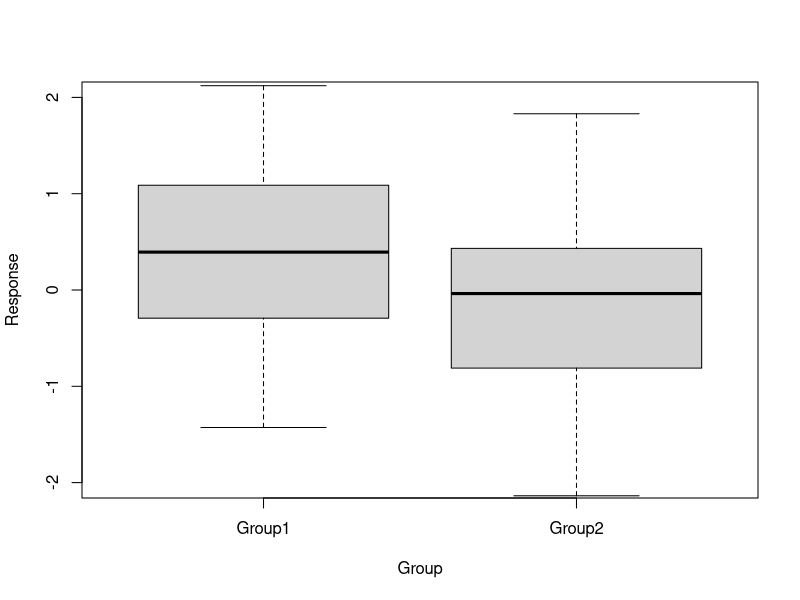
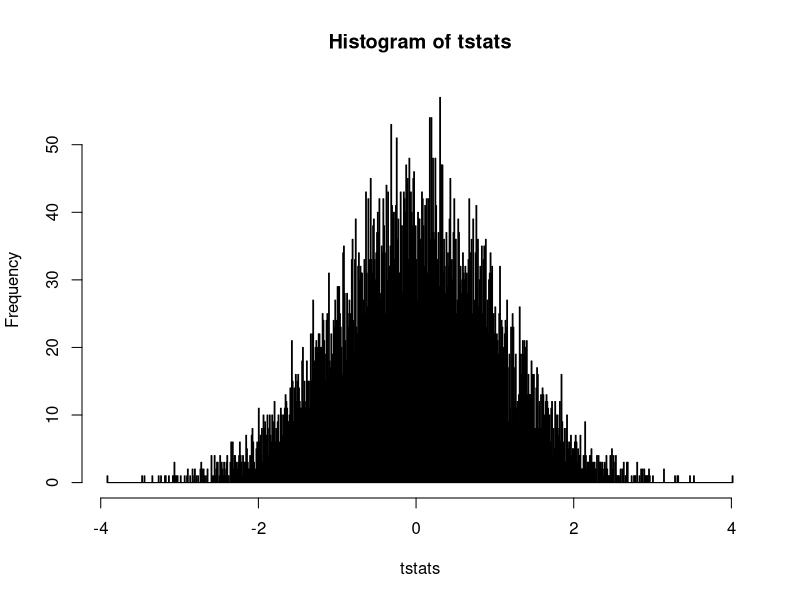
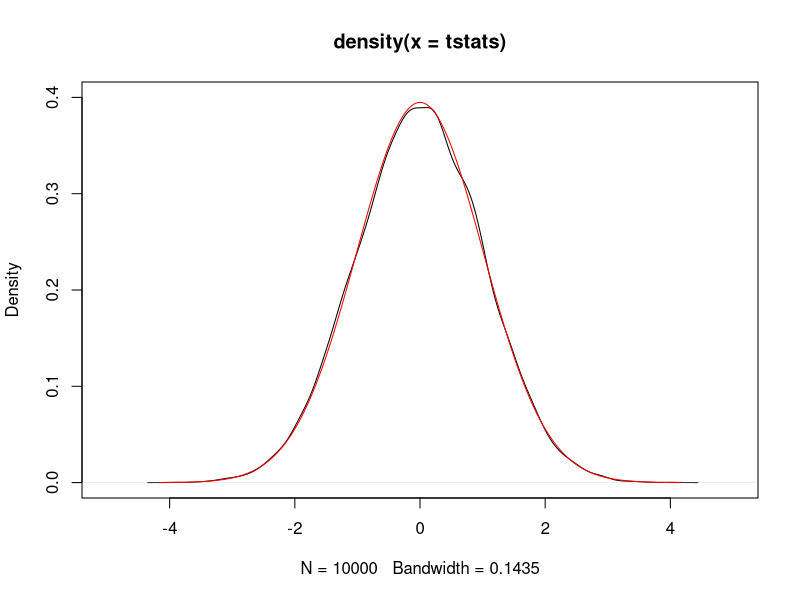
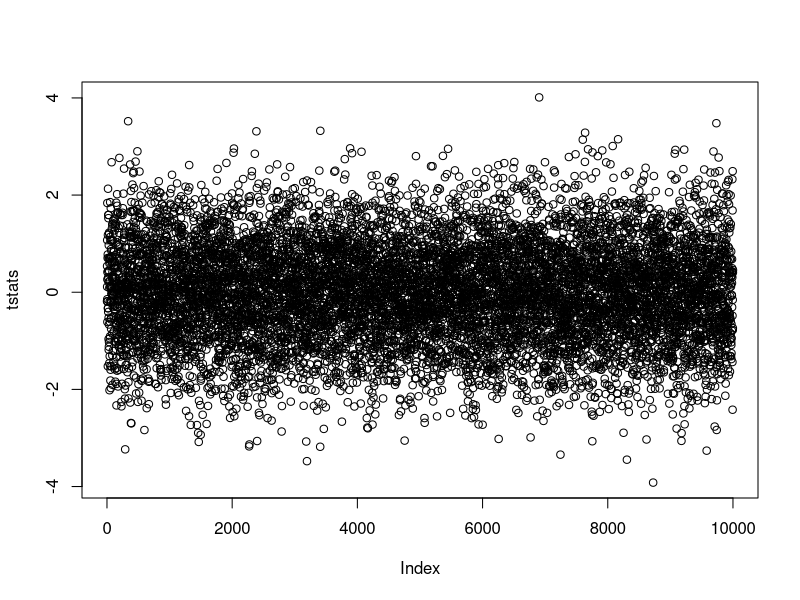
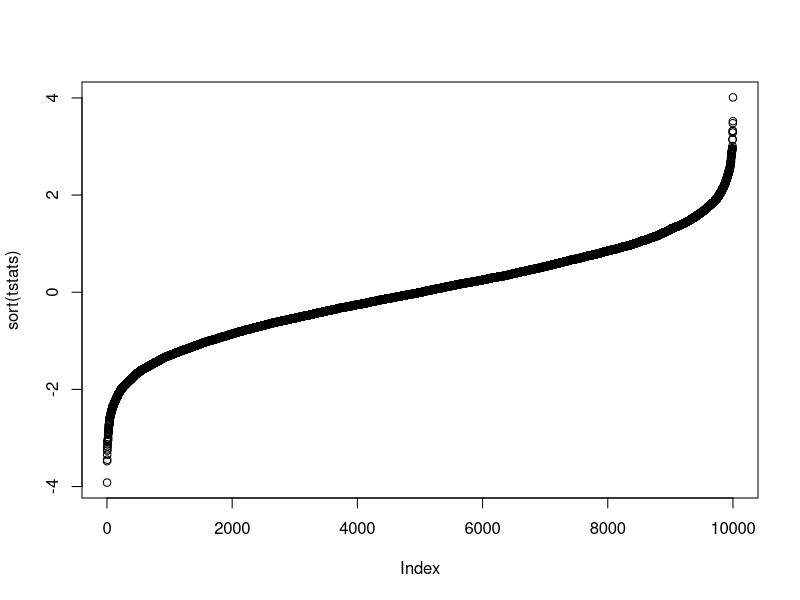
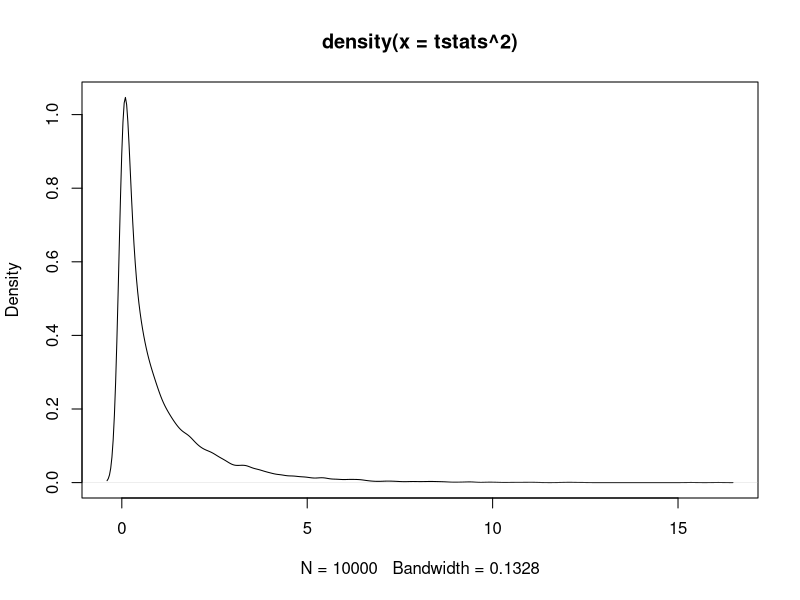
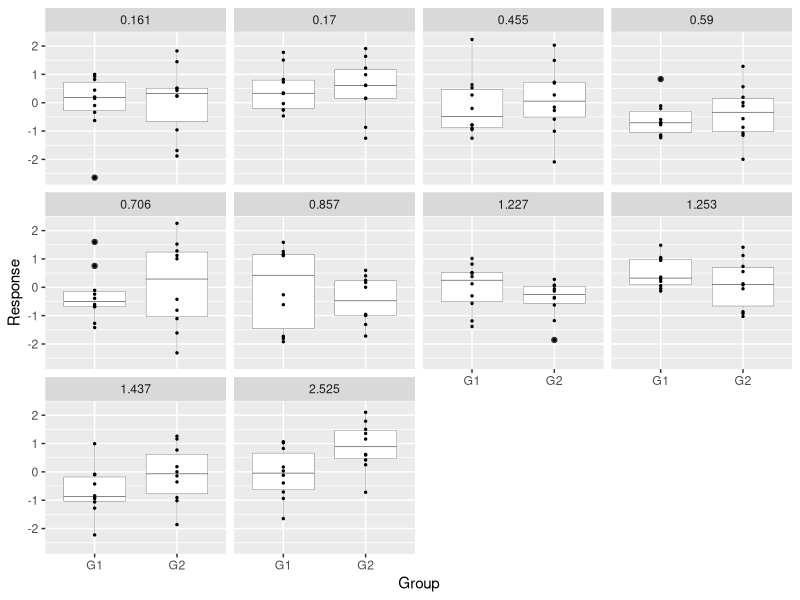
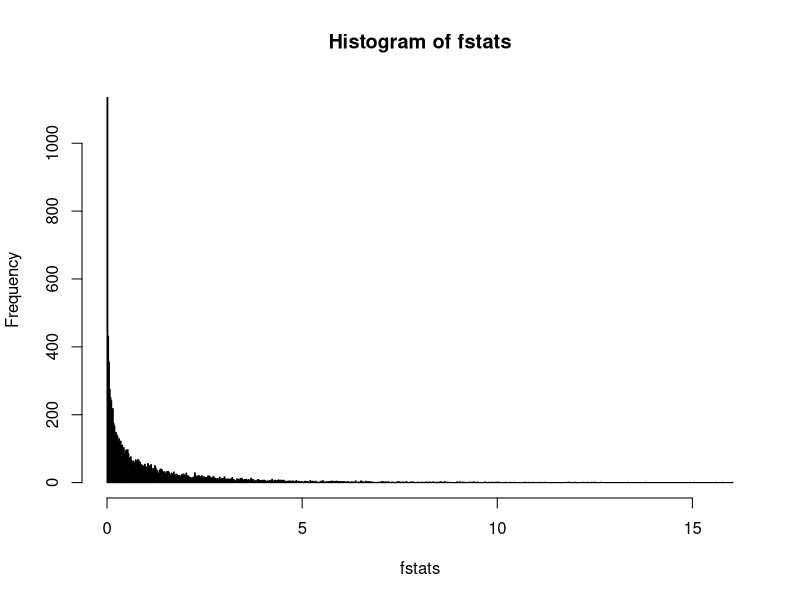

These figures' R source, in order:
# Use this script to demonstrate how to Knit output to share code and results with colleagues
# and to demonstrate the use of functions, randomised sampling, and empirically 
# demonstrating how to arrive at the T and F distributions.  Hopefully, this might
# demystify obscure statistics.

# Call Libraries 
library(ggplot2)

# Random data can easily be generated in R
# Create two data sets, x and y that are both 30 samples, drawn from a normal distribution, mean = 0 and sd = 1
set.seed(14) # try 14
n=30
x<-rnorm(n=30, mean=0, sd=1)
y<-rnorm(n, 0, 1)
z<-data.frame(Group=factor(c(rep("Group1", n), rep("Group2", n))), Response=c(x,y))
plot(Response ~ Group, z, ylim=c(-2,2))
t.test(Response ~ Group, data=z, var.equal=T)
# Interesting result, we conclude that these are possibly significantly different from one another?!

# Usually we run our stats without knowing much about the theory.  A t statistic is compared against a theoretical
# distribution that is a formula, see here for these formulae:
# https://support.minitab.com/en-us/minitab-express/1/help-and-how-to/basic-statistics/probability-distributions/how-to/probability-density-function-pdf/methods-and-formulas/methods-and-formulas/

# But if we can generate random data, we should be able to generate an empirical set of data that exhibits the 
# distribution resulting from these formulae.

# Let's do this by using the replicate function, which performs a function we define, runs it as many times as you 
# ask, and then collects the result.  We'll replicate our tcalc() function 10,000 times.

# First define function to return the t statistic from a two sample t test for randomly generated datasets of size n,
# derived from normally distributed data
tcalc<-function(n=10){
  x<-rnorm(n, 0,1)
  y<-rnorm(n, 0,1)
  z<-data.frame(Group=factor(c(rep("Group1", n), rep("Group2", n))), Response=c(x,y))
  t<-(mean(x)-mean(y))/(sqrt((sd(x)^2)/n+(sd(y)^2)/n))
  # t<-t.test(Response ~ Group, data=z, var.equal=T)$statistic
  return(t)
}

tstats<-replicate(10000, tcalc(n=1000))
hist(tstats, breaks=1000)
# Hmm....looks like t distribution data that also has noise attached to it.
# Let's make use of the density function, which 
plot(density(tstats), xlim=c(-5,5), ylim=c(0,0.4))
p<-seq(0, 1, 0.0001)
lines(density(qt(p, df=998)), xlim=c(-5,5),  ylim=c(0,0.4), col="red")
# our empirical distribution overlaps with that determined from the t density formula

plot(tstats)
plot(sort(tstats))
# out of 10000 randomly generated statistics, if you sort them, you can pull out
# the ith percentile out of the 10000 available n
sort(tstats)[9750] # 97.5th percentile from the bootstrapped tstats
# Or use the empirical cumulative distribution function to tell you what percentile
# a given value would yield if it was derived from your sample distribution
ecdf(tstats)(1.96) 
# Compare these to using the built-in, calculated t distribution functions:
qt(0.975, df=58)
qt(0.975, df=100)
qt(0.975, df=10000)
# 1.96 should ring a bell as the t stat used when estimating 95% confident limits, 
# assuming large sample sizes where t distributions resemble normal distributions:
qnorm(0.975)

t.test(Response ~ Group, data=z, var.equal=T)$statistic
anova(lm(Response ~ Group, data=z))
t.test(Response ~ Group, data=z, var.equal=T)$statistic^2
# note: square of the t-statistic = the F statistic from the one way anova, just as 
# squaring the tstat distribution should resemble the fstat distribution

# T distribution squared
plot(density(tstats^2))

zz<-data.frame()
for(r in 1:10){
  n=10
  x<-rnorm(n, 0,1)
  y<-rnorm(n, 0,1)
  z<-data.frame(Replicate=r, 
                Group=factor(c(rep("G1", n), rep("G2", n))),
                Response=c(x,y),
                Tstat=abs((mean(x)-mean(y))/(sqrt((sd(x)^2)/n+(sd(y)^2)/n))))
  zz<-rbind(zz,z)
}
zz$Tstat<-factor(round(zz$Tstat, 3))

# A random sample of 10 randomly created data sets, assuming 2 groups were drawn from 
# a 
ggplot(zz, aes(x=Group, y=Response))+
  facet_wrap(~Tstat)+  
  geom_boxplot(size=0.1)+
  geom_point(size=0.5)


    
# Define Function to return the F statistic for randomly generated data (One Way ANOVA)  
fcalc<-function(n1=2, n2=20){
      x<-rnorm(n1, 0, 1)
      y<-rnorm(n2, 0, 1)
      z<-data.frame(Group=factor(c(rep("Group1", n1), rep("Group2", n2))), Response=c(x,y))
      f<-data.frame(anova(lm(Response ~ Group, z)))[1,4]
      return(f)
    }

# Look at F distribution:
n1=20
n2=20
x<-rnorm(n1, 0, 1)
y<-rnorm(n2, 0, 1)
z<-data.frame(Group=factor(c(rep("Group1", n1), rep("Group2", n2))), Response=c(x,y))
anova(lm(Response ~ Group, z))

# Replicate two groups that you want to perform an ANOVA on.
# If n1=20 and n2=20, the degrees of freedom from a one-way ANOVA will be:
# Numerator df = 1
# Denominator df = 38
fstats<-replicate(10000, fcalc(n1=20, n2=20))
hist(fstats, breaks=1000)
plot(density(fstats), xlim=c(0,10), ylim=c(0,1))
lines(density(qf(seq(0, 1, 0.0001), df1=1, df2=38, lower.tail = T)), 
      xlim=c(0,10), ylim=c(0,1), col="red")
sort(fstats)[9500] # 95% percentile from the fstats replicated values
qf(0.95, df1=1, df2=38) # 95th percentile calculated using the built in function


plot(density(qf(seq(0, 1, 0.0001), df1=5, df2=19, lower.tail = T)), 
      xlim=c(0,10), ylim=c(0,1), col="red")
lines(density(qf(seq(0, 1, 0.0001), df1=4, df2=19, lower.tail = T)), 
      xlim=c(0,10), ylim=c(0,1), col="blue")
lines(density(qf(seq(0, 1, 0.0001), df1=3, df2=19, lower.tail = T)), 
      xlim=c(0,10), ylim=c(0,1), col="green")

